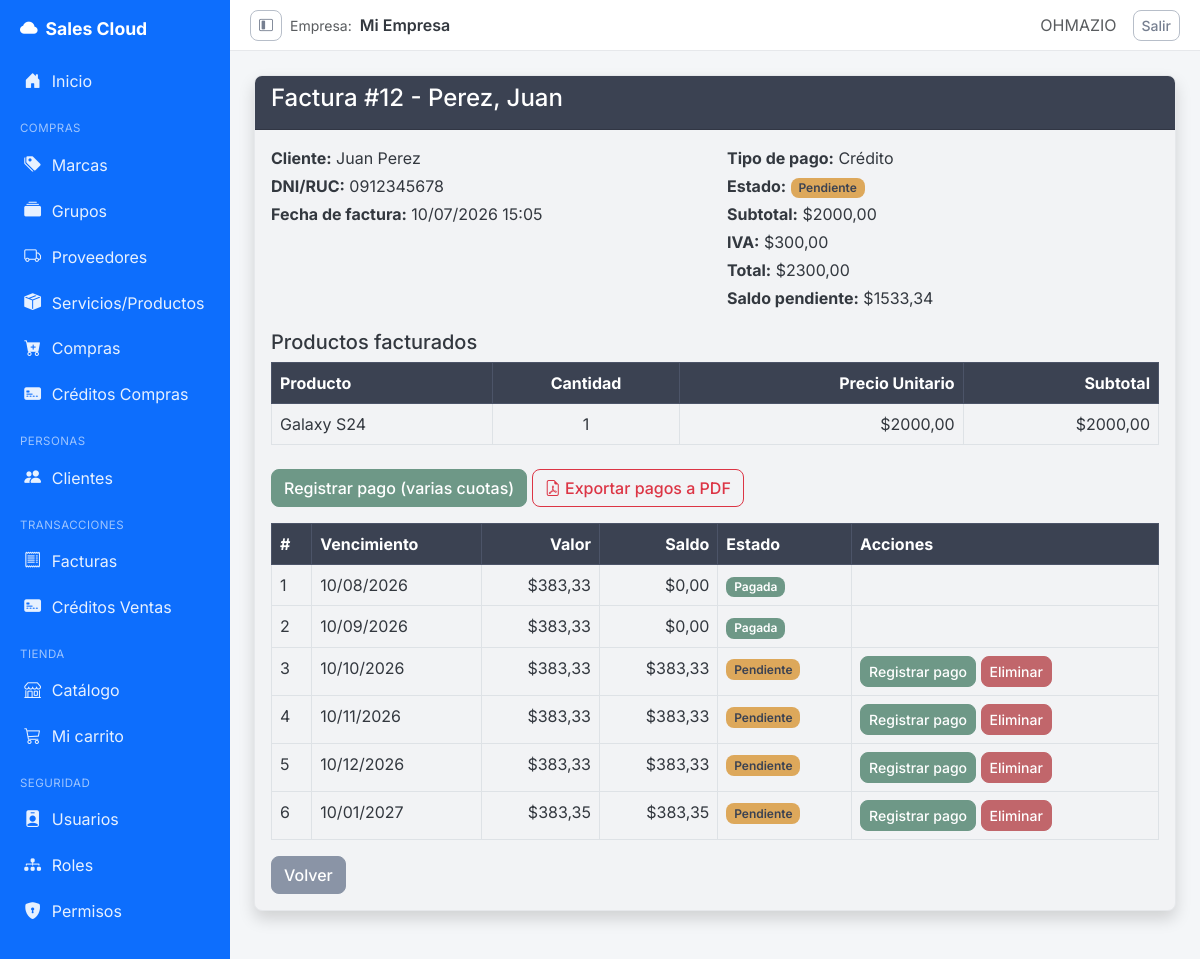
The app's page /creditos/facturas/12/ (signed in) with its own data.
### billing/models.py (models this page shows, shortened)
class Invoice(models.Model):
    TIPO_PAGO_CONTADO = 'CONTADO'
    TIPO_PAGO_CREDITO = 'CREDITO'
    TIPO_PAGO_CHOICES = [
        (TIPO_PAGO_CONTADO, 'Contado'),
        (TIPO_PAGO_CREDITO, 'Crédito'),
    ]
    ESTADO_PENDIENTE = 'PENDIENTE'
    ESTADO_PAGADA = 'PAGADA'
    ESTADO_CHOICES = [
        (ESTADO_PENDIENTE, 'Pendiente'),
        (ESTADO_PAGADA, 'Pagada'),
    ]
    customer = models.ForeignKey(Customer, on_delete=models.PROTECT, related_name='invoices')
    invoice_date = models.DateTimeField(auto_now_add=True)
    subtotal = models.DecimalField(max_digits=12, decimal_places=2, default=0)
    tax = models.DecimalField(max_digits=12, decimal_places=2, default=0)
    total = models.DecimalField(max_digits=12, decimal_places=2, default=0)
    is_active = models.BooleanField(default=True)
    tipo_pago = models.CharField(max_length=10, choices=TIPO_PAGO_CHOICES, default=TIPO_PAGO_CONTADO)
    saldo = models.DecimalField(max_digits=10, decimal_places=2, default=0)
    estado = models.CharField(max_length=10, choices=ESTADO_CHOICES, default=ESTADO_PENDIENTE)
    class Meta:
        ordering = ['-invoice_date']
        permissions = [
            ('export_invoice', 'Can export invoice'),
            ('print_invoice', 'Can print invoice'),
        ]

class Customer(models.Model):
    DOCUMENT_CEDULA = 'CEDULA'
    DOCUMENT_RUC = 'RUC'
    DOCUMENT_CHOICES = [
        (DOCUMENT_CEDULA, 'Cédula'),
        (DOCUMENT_RUC, 'RUC'),
    ]
    dni = models.CharField(max_length=13, unique=True, verbose_name='DNI/RUC', validators=[validate_cedula_ec])
    document_type = models.CharField(max_length=10, choices=DOCUMENT_CHOICES, default=DOCUMENT_CEDULA, blank=True)
    business_name = models.CharField(max_length=200, blank=True, null=True, verbose_name='Razón Social')
    first_name = models.CharField(max_length=100)
    last_name = models.CharField(max_length=100)
    email = models.EmailField(blank=True, null=True)
    phone = models.CharField(max_length=20, blank=True, null=True)
    address = models.TextField(blank=True, null=True)
    is_active = models.BooleanField(default=True)
    created_at = models.DateTimeField(auto_now_add=True)
    updated_at = models.DateTimeField(auto_now=True)
    class Meta:
        ordering = ['last_name', 'first_name']
        permissions = [
            ('export_customer', 'Can export customer'),
            ('print_customer', 'Can print customer'),
        ]
    def __str__(self): return f'{self.last_name}, {self.first_name}'
    @property
    def full_name(self): return f'{self.first_name} {self.last_name}'

class InvoiceDetail(models.Model):
    invoice = models.ForeignKey(Invoice, on_delete=models.CASCADE, related_name='details')
    product = models.ForeignKey(Product, on_delete=models.PROTECT, related_name='invoice_details')
    quantity = models.IntegerField(default=1)
    unit_price = models.DecimalField(max_digits=12, decimal_places=2)
    subtotal = models.DecimalField(max_digits=12, decimal_places=2, default=0)

class Product(models.Model):
    TYPE_PRODUCT = 'PRODUCTO'
    TYPE_SERVICE = 'SERVICIO'
    TYPE_CHOICES = [
        (TYPE_PRODUCT, 'Producto'),
        (TYPE_SERVICE, 'Servicio'),
    ]
    name = models.CharField(max_length=200, verbose_name='Product Name')
    description = models.TextField(blank=True, null=True)
    item_type = models.CharField(max_length=10, choices=TYPE_CHOICES, default=TYPE_PRODUCT)
    tax_rate = models.DecimalField(max_digits=5, decimal_places=2, default=Decimal('15.00'), verbose_name='IVA (%)')
    brand = models.ForeignKey(Brand, on_delete=models.PROTECT, related_name='products')
    group = models.ForeignKey(ProductGroup, on_delete=models.PROTECT, related_name='products')
    suppliers = models.ManyToManyField(Supplier, related_name='products', blank=True)
    unit_price = models.DecimalField(max_digits=12, decimal_places=2)
    stock = models.IntegerField(default=0)
    image = models.ImageField(upload_to='products/', null=True, blank=True, verbose_name='Product Image')
    is_active = models.BooleanField(default=True)
    created_at = models.DateTimeField(auto_now_add=True)
    updated_at = models.DateTimeField(auto_now=True)
    class Meta:
        verbose_name = 'Product'
        verbose_name_plural = 'Products'
        ordering = ['name']
        permissions = [
            ('export_product', 'Can export product'),
            ('print_product', 'Can print product'),
        ]

### creditos_ventas/models.py (models this page shows, shortened)
class CuotaVenta(models.Model):
    ESTADO_PENDIENTE = 'PENDIENTE'
    ESTADO_PAGADA = 'PAGADA'
    ESTADO_CHOICES = [
        (ESTADO_PENDIENTE, 'Pendiente'),
        (ESTADO_PAGADA, 'Pagada'),
    ]
    factura = models.ForeignKey(Invoice, on_delete=models.PROTECT, related_name='cuotas')
    numero = models.PositiveIntegerField()
    fecha_vencimiento = models.DateField()
    valor = models.DecimalField(max_digits=10, decimal_places=2)
    saldo = models.DecimalField(max_digits=10, decimal_places=2)
    estado = models.CharField(max_length=10, choices=ESTADO_CHOICES, default=ESTADO_PENDIENTE)
    class Meta:
        verbose_name = 'Cuota de Venta'
        verbose_name_plural = 'Cuotas de Venta'
        ordering = ['factura', 'numero']
        unique_together = [('factura', 'numero')]

### creditos_ventas/views.py (the view)
# urls.py: path('facturas/<int:pk>/', views.FacturaVentaDetailView.as_view(), name='factura_detail'),
class FacturaVentaDetailView(LoginRequiredMixin, PermissionRequiredMixin, DetailView):
    model = Invoice
    template_name = 'creditos_ventas/factura_detail.html'
    context_object_name = 'factura'
    permission_required = 'billing.view_invoice'
    permission_redirect_url = '/'
    def get_queryset(self):
        return Invoice.objects.select_related('customer').prefetch_related(
            'details__product', 'cuotas__pagos',
        )

### creditos_ventas/templates/creditos_ventas/factura_detail.html (shortened to what this page needs)
{% extends 'billing/base_sidebar.html' %}
{% block content %}
<div class="card shadow mb-4">
  <div class="card-header bg-dark text-white">
    <h4>Factura #{{ factura.id }} - {{ factura.customer }}</h4>
  </div>
  <div class="card-body">
    <div class="row mb-3">
      <div class="col-md-6">
        <p class="mb-1"><strong>Cliente:</strong> {{ factura.customer.full_name }}</p>
        <p class="mb-1"><strong>DNI/RUC:</strong> {{ factura.customer.dni }}</p>
        <p class="mb-1"><strong>Fecha de factura:</strong> {{ factura.invoice_date|date:"d/m/Y H:i" }}</p>
      </div>
      <div class="col-md-6">
        <p class="mb-1"><strong>Tipo de pago:</strong> {{ factura.get_tipo_pago_display }}</p>
        <p class="mb-1"><strong>Estado:</strong>
          <span class="badge {% if factura.estado == 'PAGADA' %}bg-success{% else %}bg-warning text-dark{% endif %}">
            {{ factura.get_estado_display }}
          </span>
        </p>
        <p class="mb-1"><strong>Subtotal:</strong> ${{ factura.subtotal }}</p>
        <p class="mb-1"><strong>IVA:</strong> ${{ factura.tax }}</p>
        <p class="mb-1"><strong>Total:</strong> ${{ factura.total }}</p>
        <p class="mb-1"><strong>Saldo pendiente:</strong> ${{ factura.saldo }}</p>
      </div>
    </div>
    {% if factura.details.exists %}
    <h5>Productos facturados</h5>
    <table class="table table-bordered mb-4">
      <thead class="table-dark">
        <tr>
          <th>Producto</th><th class="text-center">Cantidad</th>
          <th class="text-end">Precio Unitario</th><th class="text-end">Subtotal</th>
        </tr>
      </thead>
      <tbody>
        {% for detalle in factura.details.all %}
        <tr>
          <td>{{ detalle.product.name }}</td>
          <td class="text-center">{{ detalle.quantity }}</td>
          <td class="text-end">${{ detalle.unit_price }}</td>
          <td class="text-end">${{ detalle.subtotal }}</td>
        </tr>
        {% endfor %}
      </tbody>
    </table>
    {% endif %}
    <div class="mb-3">
      {% if factura.tipo_pago == 'CREDITO' and factura.cuotas.exists %}
        {% if factura.estado != 'PAGADA' %}
        <a href="{% url 'creditos_ventas:registrar_pago_unificado' factura.pk %}" class="btn btn-success">Registrar pago (varias cuotas)</a>
        {% endif %}
        <a href="{% url 'creditos_ventas:factura_pagos_pdf' factura.pk %}" class="btn btn-outline-danger">
          <i class="bi bi-file-earmark-pdf"></i> Exportar pagos a PDF
        </a>
      {% endif %}
    </div>
    {% if factura.cuotas.exists %}
    <table class="table table-bordered">
      <thead class="table-dark">
        <tr>
          <th>#</th><th>Vencimiento</th><th class="text-end">Valor</th>
          <th class="text-end">Saldo</th><th>Estado</th><th>Acciones</th>
        </tr>
      </thead>
      <tbody>
        {% for cuota in factura.cuotas.all %}
        <tr>
          <td>{{ cuota.numero }}</td>
          <td>{{ cuota.fecha_vencimiento|date:"d/m/Y" }}</td>
          <td class="text-end">${{ cuota.valor }}</td>
          <td class="text-end">${{ cuota.saldo }}</td>
          <td>
            <span class="badge {% if cuota.estado == 'PAGADA' %}bg-success{% else %}bg-warning text-dark{% endif %}">
              {{ cuota.get_estado_display }}
            </span>
          </td>
          <td>
            {% if cuota.estado != 'PAGADA' %}
            <a href="{% url 'creditos_ventas:registrar_pago' cuota.pk %}" class="btn btn-sm btn-success">Registrar pago</a>
            {% endif %}
            {% if not cuota.pagos.exists %}
            <a href="{% url 'creditos_ventas:cuota_delete' cuota.pk %}" class="btn btn-sm btn-danger">Eliminar</a>
            {% endif %}
          </td>
        </tr>
        {% endfor %}
      </tbody>
    </table>
    {% endif %}
    <a href="{% url 'creditos_ventas:factura_list' %}" class="btn btn-secondary">Volver</a>
  </div>
</div>
{% endblock %}

### billing/templates/billing/base_sidebar.html (shortened to what this page needs)
{% load security_tags %}
{% load static %}
<!DOCTYPE html>
<html lang="es">
<head>
  <link href="https://cdn.jsdelivr.net/npm/bootstrap@5.3.0/dist/css/bootstrap.min.css" rel="stylesheet">
  <link rel="stylesheet" href="https://cdn.jsdelivr.net/npm/bootstrap-icons@1.11.1/font/bootstrap-icons.css">
  <link rel="stylesheet" href="{% static 'css/theme.css' %}">
</head>
<body>
<aside class="app-sidebar" id="appSidebar">
  <a class="brand" href="{% url 'billing:home' %}"><i class="bi bi-cloud-fill"></i><span>Sales Cloud</span></a>
  <nav class="nav flex-column">
    <a class="nav-link" href="{% url 'billing:home' %}" title="Inicio"><i class="bi bi-house-door-fill"></i><span>Inicio</span></a>
    {% if user.is_authenticated %}
    {% if user|has_group:'Analista de Compras' or user|has_group:'Administrador' %}
    <div class="nav-section-title">Compras</div>
    <a class="nav-link" href="{% url 'billing:brand_list' %}" title="Marcas"><i class="bi bi-tags-fill"></i><span>Marcas</span></a>
    <a class="nav-link" href="{% url 'billing:productgroup_list' %}" title="Grupos"><i class="bi bi-collection-fill"></i><span>Grupos</span></a>
    <a class="nav-link" href="{% url 'billing:supplier_list' %}" title="Proveedores"><i class="bi bi-truck"></i><span>Proveedores</span></a>
    <a class="nav-link" href="{% url 'billing:product_list' %}" title="Servicios/Productos"><i class="bi bi-box-seam-fill"></i><span>Servicios/Productos</span></a>
    <a class="nav-link" href="{% url 'purchasing:purchase_list' %}" title="Compras"><i class="bi bi-cart-plus-fill"></i><span>Compras</span></a>
    <a class="nav-link" href="{% url 'creditos_compras:compra_list' %}" title="Créditos Compras"><i class="bi bi-credit-card-2-front-fill"></i><span>Créditos Compras</span></a>
    {% endif %}
    {% if user|has_group:'Vendedor' or user|has_group:'Administrador' %}
    <div class="nav-section-title">Personas</div>
    <a class="nav-link" href="{% url 'billing:customer_list' %}" title="Clientes"><i class="bi bi-people-fill"></i><span>Clientes</span></a>
    <div class="nav-section-title">Transacciones</div>
    <a class="nav-link" href="{% url 'billing:invoice_list' %}" title="Facturas"><i class="bi bi-receipt"></i><span>Facturas</span></a>
    <a class="nav-link" href="{% url 'creditos_ventas:factura_list' %}" title="Créditos Ventas"><i class="bi bi-credit-card-2-front-fill"></i><span>Créditos Ventas</span></a>
    {% endif %}
    {% if user|has_group:'Cliente' %}
    <div class="nav-section-title">Tienda</div>
    <a class="nav-link" href="{% url 'storefront:catalog' %}" title="Catálogo"><i class="bi bi-shop"></i><span>Catálogo</span></a>
    <a class="nav-link" href="{% url 'storefront:cart_detail' %}" title="Mi carrito"><i class="bi bi-cart3"></i><span>Mi carrito</span></a>
    {% endif %}
    {% if user|has_group:'Administrador' %}
    <div class="nav-section-title">Seguridad</div>
    <a class="nav-link" href="{% url 'security:user_list' %}" title="Usuarios"><i class="bi bi-person-badge-fill"></i><span>Usuarios</span></a>
    <a class="nav-link" href="{% url 'security:group_list' %}" title="Roles"><i class="bi bi-diagram-3-fill"></i><span>Roles</span></a>
    <a class="nav-link" href="{% url 'security:permission_list' %}" title="Permisos"><i class="bi bi-shield-lock-fill"></i><span>Permisos</span></a>
    {% endif %}
    {% endif %}
  </nav>
</aside>
<div class="app-main">
  <header class="app-topbar">
    <div class="d-flex align-items-center gap-2">
      <button class="btn btn-sm btn-outline-secondary d-none d-md-inline-flex" type="button"
              id="sidebarToggle" title="Colapsar/expandir menú">
        <i class="bi bi-layout-sidebar-inset"></i>
      </button>
      <span class="text-muted small">Empresa:</span>
      <span class="fw-semibold">{{ request.session.company_name|default:"Mi Empresa" }}</span>
    </div>
    <div class="d-flex align-items-center gap-3">
      {% if user.is_authenticated %}
        <span class="text-muted">{{ user.username|upper }}</span>
        <form method="post" action="{% url 'logout' %}" class="d-inline">
          <button type="submit" class="btn btn-sm btn-outline-secondary">Salir</button>
        </form>
      {% else %}
        <a href="{% url 'login' %}" class="btn btn-sm btn-primary">Iniciar sesión</a>
      {% endif %}
    </div>
  </header>
  <div class="app-content">
    {% block content %}{% endblock %}
  </div>
</div>
</body>
</html>

### records on screen
Invoice: id "12", customer "Perez, Juan", customer.full_name "Juan Perez", customer.dni "0912345678", invoice_date "10/07/2026 15:05", tipo_pago "Crédito", estado "Pendiente", subtotal "2000,00", tax "300,00", total "2300,00", saldo "1533,34"
InvoiceDetail: product.name "Galaxy S24", quantity "1", unit_price "2000,00", subtotal "2000,00"
CuotaVenta: numero "1", fecha_vencimiento "10/08/2026", valor "383,33", saldo "0,00", estado "Pagada"
CuotaVenta: numero "2", fecha_vencimiento "10/09/2026", valor "383,33", saldo "0,00", estado "Pagada"
CuotaVenta: numero "3", fecha_vencimiento "10/10/2026", valor "383,33", saldo "383,33", estado "Pendiente", shows "Registrar pago", shows "Eliminar"
CuotaVenta: numero "4", fecha_vencimiento "10/11/2026", valor "383,33", saldo "383,33", estado "Pendiente", shows "Registrar pago", shows "Eliminar"
CuotaVenta: numero "5", fecha_vencimiento "10/12/2026", valor "383,33", saldo "383,33", estado "Pendiente", shows "Registrar pago", shows "Eliminar"
CuotaVenta: numero "6", fecha_vencimiento "10/01/2027", valor "383,35", saldo "383,35", estado "Pendiente", shows "Registrar pago", shows "Eliminar"

### other values on screen
{{ request.session.company_name|default:"Mi Empresa" }} "Mi Empresa"
{{ user.username|upper }} "OHMAZIO"
